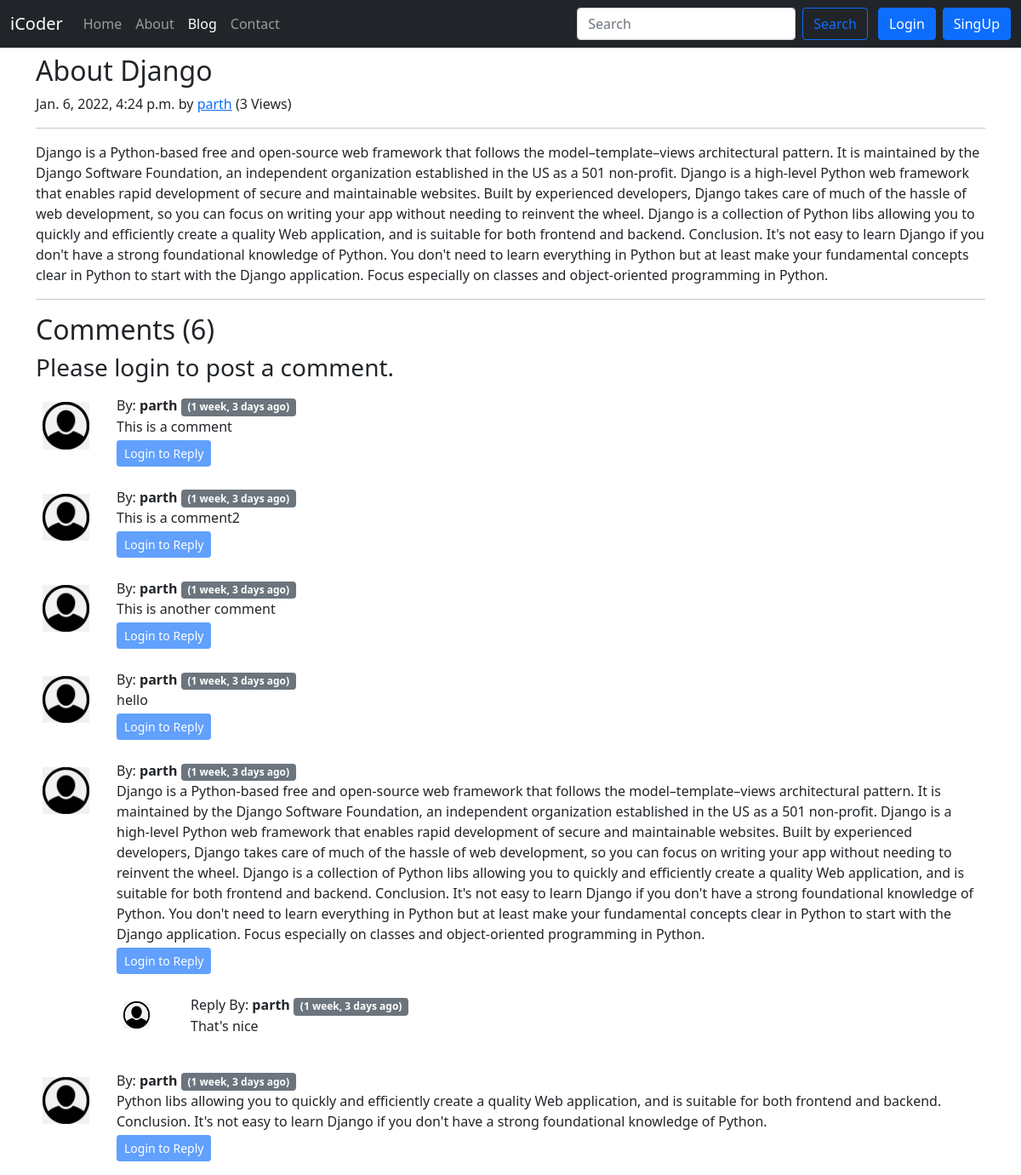
Page /blog/about-django/ on the committed database.
### blog/models.py (models this page shows, shortened)
class Post(models.Model):
    sno = models.AutoField(primary_key=True)
    title = models.CharField(max_length=255)
    content = models.TextField()
    author = models.CharField(max_length=50)
    slug = models.CharField(max_length=500)
    views = models.IntegerField(default=0)
    timeStamp = models.DateTimeField(blank=True)

class BlogComment(models.Model):
    sno = models.AutoField(primary_key=True)
    comment = models.TextField()
    user = models.ForeignKey(User, on_delete=models.CASCADE)
    post = models.ForeignKey(Post, on_delete=models.CASCADE)
    parent = models.ForeignKey('self', on_delete=models.CASCADE, null=True)
    timestamp = models.DateTimeField(default=now)
    def __str__(self):
        return self.comment[0:15] + "... " + "by: " + self.user.username

### blog/views.py (the view)
# urls.py: path('<str:slug>/', views.blogPost, name="blogPost"),
def blogPost(request, slug):
    post = Post.objects.filter(slug=slug).first()
    post.views = post.views + 1
    post.save()
    comments = BlogComment.objects.filter(post=post, parent=None)
    replies = BlogComment.objects.filter(post=post).exclude(parent=None)
    replyDict = {}
    for reply in replies:
        if reply.parent.sno not in replyDict.keys():
            replyDict[reply.parent.sno] = [reply]
        else:
            replyDict[reply.parent.sno].append(reply)
    print(replyDict)
    context = {'post':post, "comments":comments, "user":request.user,               'replyDict':replyDict}
    return render(request, 'blog/blogPost.html', context)

### blog/templatetags/extras.py (called while the page is built)
@register.filter(name='get_val')
def get_val(dict, key):
    return dict.get(key)

### templates/blog/blogPost.html (shortened to what this page needs)
{% extends 'base.html' %}
{% block blogactive %} active {% endblock blogactive %}
{% block body %}
{% load humanize %}
{% load extras %}
<div class="container">
    <article class="blog-post">
        <h2 class="blog-post-title mt-2">{{post.title}}</h2>
        <p class="blog-post-meta">{{post.timeStamp}} by <a href="/about">{{post.author}}</a> (<span>{{post.views}} Views</span>)</p>
        <hr>
        <p>{{post.content|safe}}</p>
        <hr>
</div>
<div class="container">
    <h2>Comments ({{comments.count}})</h2>
    <div class="my-2">
        {% if user.is_authenticated %}
            <form action="/blog/postComment" method="post">
                {% csrf_token %}
                <div class="form-group">
                    <label for="exampleInputEmail1">Post Comment </label>
                    <input type="text" class="form-control" name="comment" placeholder="Enter comment here">
                </div>
                <input type="hidden" name="postSno" value="{{post.sno}}">
                <input type="hidden" name="parentSno" value="">
                <button type="submit" class="btn btn-primary mt-2">Submit</button>
            </form>
        {% else %}
            <h3>Please login to post a comment.</h3>
        {% endif %}
    </div>
    {% for comment in comments %}
        <div class="row">
            <div class="col-md-1 my-2">
                <img src="/static/img/user.png" alt="user" class="w-100 p-2">
            </div>
            <div class="col-md-11 my-2">
                By: <b> {{comment.user.username}} </b> <span class="badge bg-secondary"> ({{comment.timestamp|naturaltime}}) </span>
                <div>
                    {{comment.comment}}
                </div>
                <div class="reply mx-0">
                    {% if user.is_authenticated %}
                        <button class="btn btn-sm btn-primary mb-2 mt-1" type="button" data-bs-toggle="collapse" data-bs-target="#replyBox{{comment.sno}}" aria-expanded="false" aria-controls="replyBox{{comment.sno}}">
                            Reply
                        </button>
                        <div class="collapse" id="replyBox{{comment.sno}}">
                            <div class="card card-body">
                                <form action="/blog/postComment" method="post">
                                    {% csrf_token %}
                                    <div class="form-group">
                                        <label for="comment">Post a reply </label>
                                        <input type="text" class="form-control" name="comment" placeholder="Enter your reply here">
                                        <input type="hidden" name="parentSno" value="{{comment.sno}}">
                                    </div>
                                    <input type="hidden" name="postSno" value="{{post.sno}}">
                                    <button type="submit" class="btn btn-primary mt-2">Submit</button>
                                </form>
                            </div>
                        </div>
                    {% else %}
                    <button class="btn btn-sm btn-primary mb-2 mt-1" type="button" data-bs-toggle="collapse" data-bs-target="#replyBox{{comment.sno}}" aria-expanded="false" aria-controls="replyBox{{comment.sno}}" disabled>
                        Login to Reply
                    </button>
                    {% endif %}
                    <div class="replies">
                        {% for reply in replyDict|get_val:comment.sno %}
                            <div class="row">
                                <div class="col-md-1 mt-3">
                                    <img src="/static/img/user.png" alt="user" class="w-75 p-2">
                                </div>
                                <div class="col-md-11 mt-3">
                                    Reply By: <b> {{reply.user.username}} </b> <span class="badge bg-secondary"> ({{comment.timestamp|naturaltime}}) </span>
                                    <div>
                                        {{reply.comment}}
                                    </div>
                                    <br>
                                </div>
                            </div>
                        {% endfor %}
                    </div>
                </div>
            </div>
        </div>
    {% endfor %}
</div>
{% endblock body %}

### templates/base.html (shortened to what this page needs)
<!doctype html>
<html lang="en">
    <head>
        <link href="https://cdn.jsdelivr.net/npm/bootstrap@5.1.3/dist/css/bootstrap.min.css" rel="stylesheet">
    </head>
    <body>
        <nav class="navbar navbar-expand-lg navbar-dark bg-dark">
            <div class="container-fluid">
                <a class="navbar-brand" href="/">iCoder</a>
                <div class="collapse navbar-collapse" id="navbarSupportedContent">
                    <ul class="navbar-nav me-auto mb-2 mb-lg-0">
                        <li class="nav-item">
                            <a class="nav-link {% block homeactive %}{% endblock homeactive %}" aria-current="page" href="/">Home</a>
                        </li>
                        <li class="nav-item">
                            <a class="nav-link {% block aboutactive %}{% endblock aboutactive %}" href="/about">About</a>
                        </li>
                        <li class="nav-item">
                            <a class="nav-link {% block blogactive %}{% endblock blogactive %}" href="/blog">Blog</a>
                        </li>
                        <li class="nav-item">
                            <a class="nav-link {% block contactactive %}{% endblock contactactive %}" href="/contact">Contact</a>
                        </li>
                    </ul>
                    <form class="d-flex mx-1" method="get" action="/search">
                        <input class="form-control me-2" type="search" placeholder="Search" aria-label="Search" id="query" name="query">
                        <button class="btn btn-outline-primary me-2" type="submit">Search</button>
                    </form>
                    {% if user.is_authenticated %}
                        <ul class="navbar-nav ml-auto">
                            <li class="nav-item dropdown">
                                <a class="nav-link dropdown-toggle" href="#" id="navbarDropdown" role="button" data-bs-toggle="dropdown" aria-expanded="false">
                                  Welcome: {{request.user}}
                                </a>
                                <ul class="dropdown-menu" aria-labelledby="navbarDropdown">
                                  <li><a class="dropdown-item" href="/logout">Logout</a></li>
                                </ul>
                              </li>
                        </ul>
                    {% else %}
                        <button type="button" class="btn btn-primary me-2" data-bs-toggle="modal" data-bs-target="#loginModal">
                            Login
                        </button>
                        <button type="button" class="btn btn-primary" data-bs-toggle="modal" data-bs-target="#signupModal">
                            SingUp
                        </button>
                    {% endif %}
                </div>
            </div>
        </nav>
        {% block body %}{% endblock body %}
    </body>
</html>

### rows in the picture
Post: title "About Django", timeStamp "Jan. 6, 2022, 4:24 p.m.", author "parth", views "3", content "Django is a Python-based free and open-source web framework that follows the model–template–views architectural pattern. It is maintained by the Django Software Foundation, an independent organization established in the US as a 501 non-profit. Django is a high-level Python web framework that enables rapid development of secure and maintainable websites. Built by experienced developers, Django takes care of much of the hassle of web development, so you can focus on writing your app without needing to reinvent the wheel. Django is a collection of Python libs allowing you to quickly and efficiently create a quality Web application, and is suitable for both frontend and backend. Conclusion.…"
BlogComment: user.username "parth", timestamp "1 week, 3 days ago", comment "This is a comment"
BlogComment: user.username "parth", timestamp "1 week, 3 days ago", comment "This is a comment2"
BlogComment: user.username "parth", timestamp "1 week, 3 days ago", comment "This is another comment"
BlogComment: user.username "parth", timestamp "1 week, 3 days ago", comment "hello"
BlogComment: user.username "parth", timestamp "1 week, 3 days ago", comment "Django is a Python-based free and open-source web framework that follows the model–template–views architectural pattern. It is maintained by the Django Software Foundation, an independent organization established in the US as a 501 non-profit. Django is a high-level Python web framework that enables rapid development of secure and maintainable websites. Built by experienced developers, Django takes care of much of the hassle of web development, so you can focus on writing your app without needing to reinvent the wheel. Django is a collection of Python libs allowing you to quickly and efficiently create a quality Web application, and is suitable for both frontend and backend. Conclusion.…"
BlogComment: user.username "parth", comment "That's nice"
BlogComment: user.username "parth", timestamp "1 week, 3 days ago", comment "Python libs allowing you to quickly and efficiently create a quality Web application, and is suitable for both frontend and backend. Conclusion. It's not easy to learn Django if you don't have a strong foundational knowledge of Python."

### other values in the picture
{{ comments.count }} "6"
